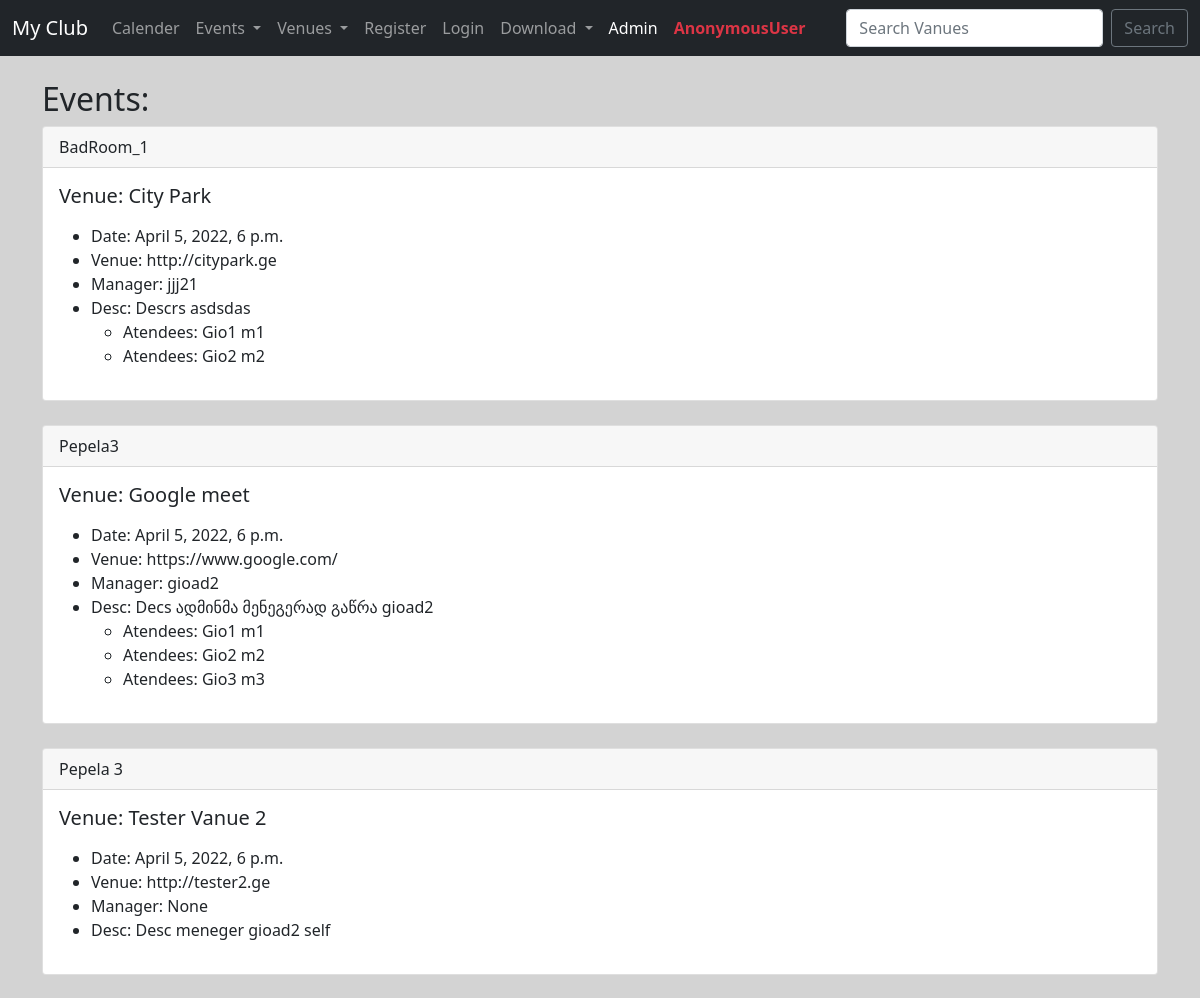
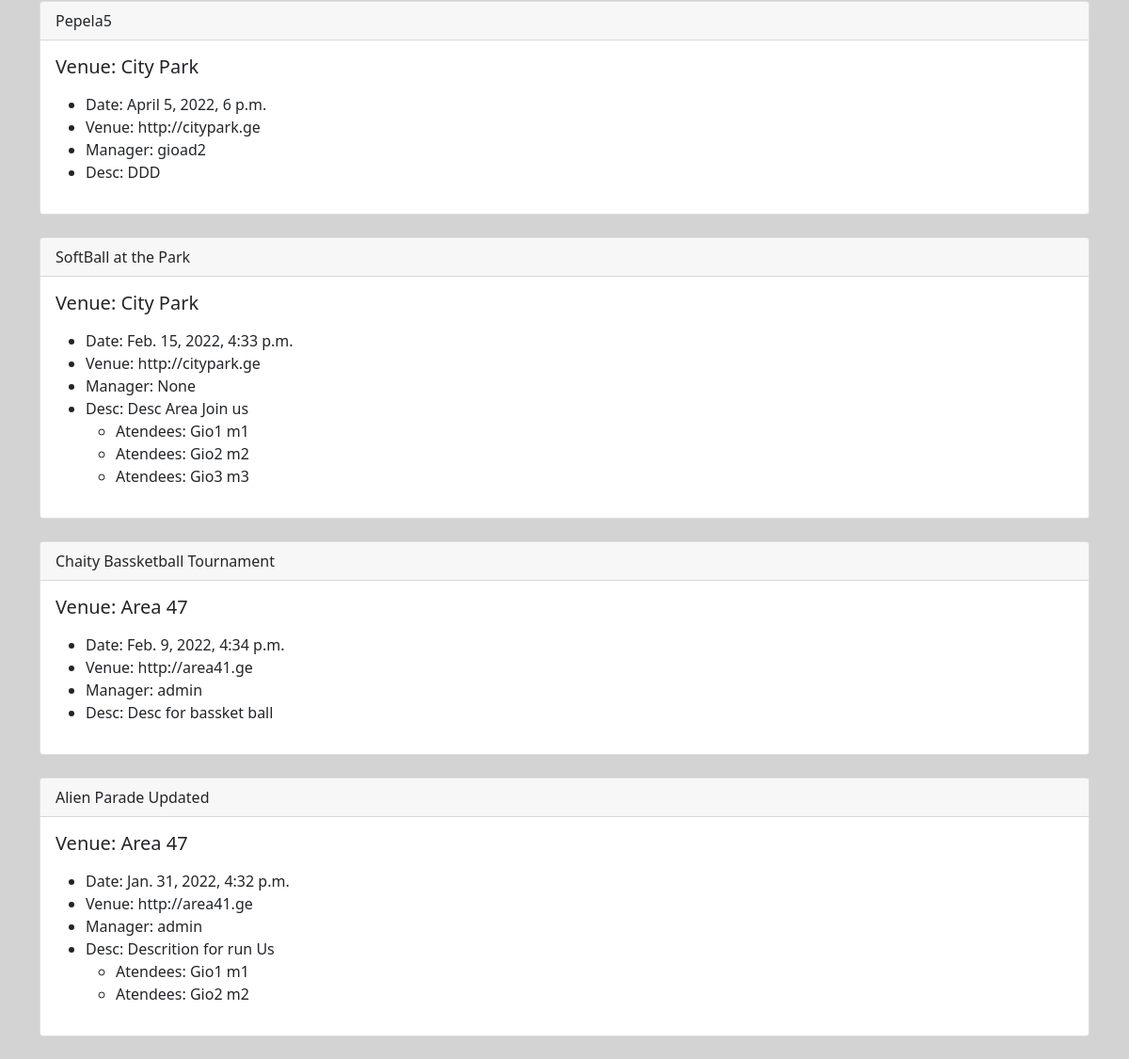
Screenshot of /events/ with the database file from the repository (2 pictures, top to bottom).
### events/models.py (models this page shows)
class Event(models.Model):
    name =      models.CharField('Event Name', max_length=120)
    event_date = models.DateTimeField()
    venue  =    models.ForeignKey(Venue, blank=True, null=True, on_delete=models.CASCADE)
    manager =   models.ForeignKey(User, blank=True, null=True, on_delete=models.SET_NULL)
    description = models.TextField(blank=True, null=True)
    attendees = models.ManyToManyField(MyClubUser, blank=True)
    def __str__(self) -> str:
        return self.name

class Venue(models.Model):
    name =      models.CharField('Venue Name', max_length=120)
    address =   models.CharField(max_length=220)
    zip_code =  models.CharField('Zip Code', max_length=15)
    phone =     models.CharField('Contact Phone', max_length=120, blank=True)
    web =       models.URLField('Website Address', blank=True)
    email_address = models.EmailField('Email Address', blank=True)
    owner = models.IntegerField("Venue Owner", blank=False, default=1)
    def __str__(self) -> str:
        return self.name

class MyClubUser(models.Model):
    first_name =    models.CharField(max_length=244)
    last_name =    models.CharField(max_length=244)
    Email =    models.EmailField('User Email')
    def __str__(self) -> str:
        return self.first_name + ' ' + self.last_name

### events/views.py (the view)
# urls.py: path('events/', views.all_events,  name='list-events'),
def all_events(request):
    event_list = Event.objects.all().order_by('-event_date')
    return render(request, 'events/event_list.html', {'event_list':event_list})

### events/templates/events/event_list.html (shortened to what this page needs)
{% extends 'events/base.html' %}
{% block content %}
<h2> Events: </h2>
{% for item in event_list %}
<div class="card">
    <div class="card-header">
        {{ item }}
    </div>
    <div class="card-body">
        <h5 class="card-title">Venue: {{ item.venue }}</h5>
        <p class="card-text">
        <ul>
            <li>Date: {{ item.event_date }}</li>
            <li>Venue: {{ item.venue.web }}</li>
            <li>Manager: {{ item.manager }}</li>
            <li>Desc: {{ item.description }}</li>
            <ul>
                {% for user in item.attendees.all %}
                <li>Atendees: {{ user }}</li>
                {% endfor %}
            </ul>
        </ul>
        </p>
    </div>
</div>
<br>
{% endfor %}
{% endblock %}

### events/templates/events/base.html (style rules this page uses)
body { background: lightgrey; }

### rows the page displays
Event: name "BadRoom_1", venue "City Park", event_date "April 5, 2022, 6 p.m.", venue.web "http://citypark.ge", manager "jjj21", description "Descrs asdsdas"
MyClubUser: first_name+last_name "Gio1 m1"
MyClubUser: first_name+last_name "Gio2 m2"
Event: name "Pepela3", venue "Google meet", event_date "April 5, 2022, 6 p.m.", venue.web "https://www.google.com/", manager "gioad2", description "Decs ადმინმა მენეგერად გაწრა gioad2"
MyClubUser: first_name+last_name "Gio3 m3"
Event: name "Pepela 3", venue "Tester Vanue 2", event_date "April 5, 2022, 6 p.m.", venue.web "http://tester2.ge", manager "None", description "Desc meneger gioad2 self"
Event: name "Pepela5", venue "City Park", event_date "April 5, 2022, 6 p.m.", venue.web "http://citypark.ge", manager "gioad2", description "DDD"
Event: name "SoftBall at the Park", venue "City Park", event_date "Feb. 15, 2022, 4:33 p.m.", venue.web "http://citypark.ge", manager "None", description "Desc Area Join us"
Event: name "Chaity Bassketball Tournament", venue "Area 47", event_date "Feb. 9, 2022, 4:34 p.m.", venue.web "http://area41.ge", manager "admin", description "Desc for bassket ball"
Event: name "Alien Parade Updated", venue "Area 47", event_date "Jan. 31, 2022, 4:32 p.m.", venue.web "http://area41.ge", manager "admin", description "Descrition for run Us"

### other values shown
{{ user }} "AnonymousUser"
